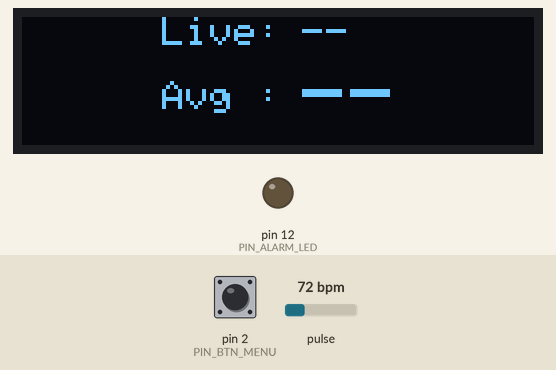
Bench run of a sketch on a simulated Arduino Uno, built with avr-gcc and run on an emulated ATmega328P. On the bench: 128×32 one-colour display, output pins drawn as LEDs (lit = HIGH). The inputs (shaded band) are chosen by the test bench; at power-on: pin 2 (PIN_BTN_MENU) HIGH, pulse 72 bpm. What the sketch prints to the serial monitor is not drawn.

Above: at 2.5 s.
2.6 s: pin 2 (PIN_BTN_MENU) pulled LOW for 0.15 s
At 4.4 s:
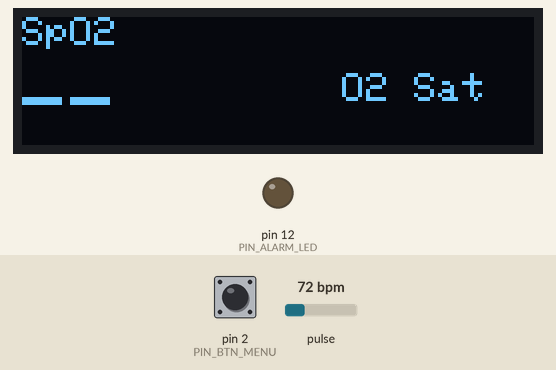
5.7 s: pin 2 (PIN_BTN_MENU) pulled LOW for 1 s
At 7.3 s:
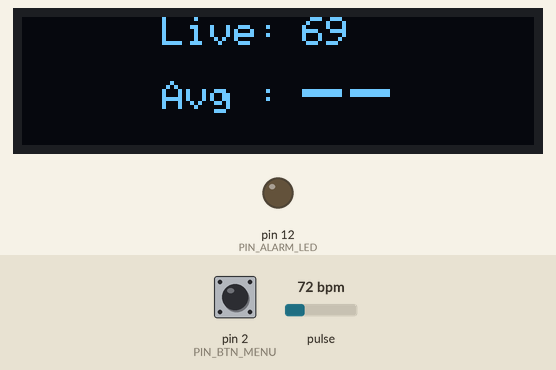
9.5 s: pin 2 (PIN_BTN_MENU) pulled LOW for 0.15 s
At 11.2 s:
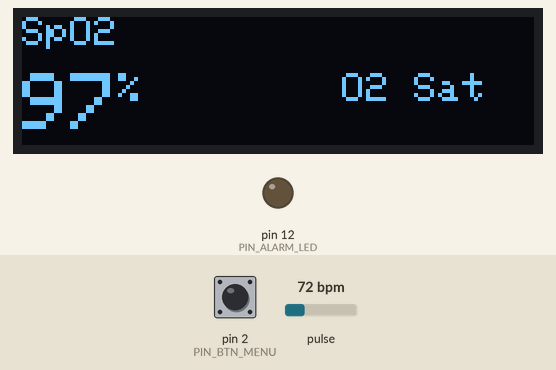
11.8 s: pulse set to 130 bpm
At 13.3 s:
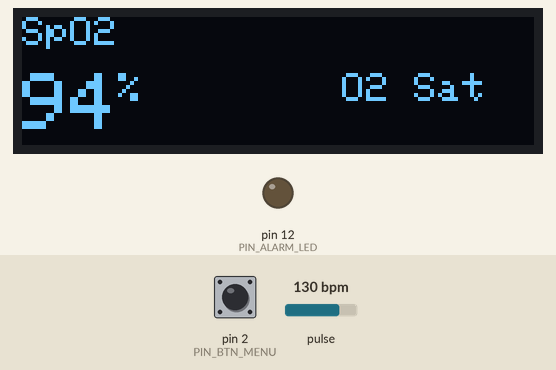
14.8 s: pin 2 (PIN_BTN_MENU) pulled LOW for 3.2 s
At 17.5 s:
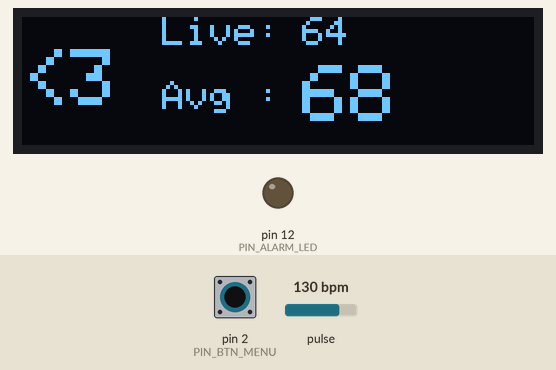
21.0 s: pin 2 (PIN_BTN_MENU) pulled LOW for 0.15 s
At 21.7 s:
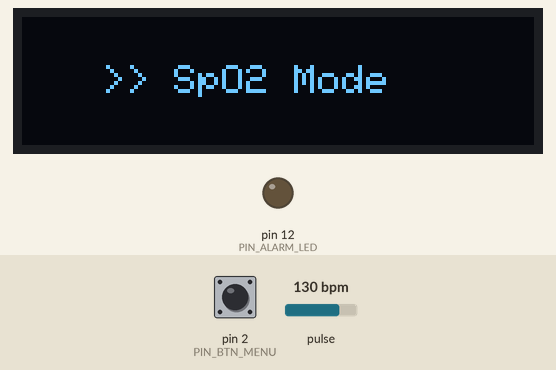
Timing chart, 0 to 24.0 s (numbered marks = the images above; inputs shaded):
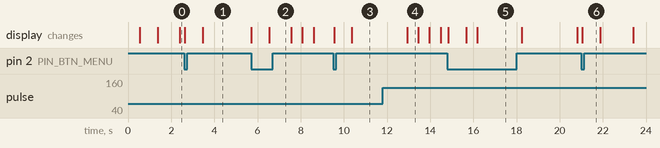

The sketch:

Spo2-c.ino
```cpp
/*
 * Heart Rate & SpO2 Monitor
 * Hardware: Elegoo Uno R3 + MAX30105 + SSD1306 OLED
 *
 * Pin assignments (from PCB schematic):
 *   D2  → Menu button  (cycles between HR and SpO2 mode)
 *   D3  → Up button    (reserved / future use)
 *   D4  → Down button  (reserved / future use)
 *   D12 → Alarm LED    (flashes when no finger on sensor)
 *   SDA/SCL → MAX30105 + SSD1306 on I2C bus
 *
 * Modes:
 *   MODE 0 = Heart Rate (BPM)
 *   MODE 1 = Blood Oxygen (SpO2 %)
 *
 * Button D2 cycles between modes.
 * LED on D12 flashes at 1Hz when no finger is detected, stays OFF when finger is on.
 */

#include <Wire.h>
#include <Adafruit_GFX.h>
#include <Adafruit_SSD1306.h>
#include "MAX30105.h"

// ─── Display ──────────────────────────────────────────────────────────────────
#define SCREEN_WIDTH    128
#define SCREEN_HEIGHT    32
#define OLED_RESET       -1
#define SCREEN_ADDRESS 0x3C
Adafruit_SSD1306 display(SCREEN_WIDTH, SCREEN_HEIGHT, &Wire, OLED_RESET);

// ─── Sensor ───────────────────────────────────────────────────────────────────
MAX30105 particleSensor;

// ─── Pin definitions (from Gerber schematic) ──────────────────────────────────
#define PIN_BTN_MENU  2    // Menu button  → cycles mode
#define PIN_BTN_UP    3    // Up button    → reserved
#define PIN_BTN_DOWN  4    // Down button  → reserved
#define PIN_ALARM_LED 12   // Alarm LED    → flashes when no finger

// ─── Mode ─────────────────────────────────────────────────────────────────────
#define MODE_HR   0
#define MODE_SPO2 1
int currentMode = MODE_HR;

// ─── Button debounce ──────────────────────────────────────────────────────────
bool     lastMenuState     = HIGH;
unsigned long lastMenuTime = 0;
#define DEBOUNCE_MS 50

// ─── LED flash state ──────────────────────────────────────────────────────────
unsigned long lastLedToggle = 0;
bool          ledState       = false;
#define LED_FLASH_INTERVAL 500

// ─── Heart rate detection ─────────────────────────────────────────────────────
const byte RATE_SIZE = 4;
byte       rates[RATE_SIZE];
byte       rateSpot        = 0;
long       lastBeat        = 0;
float      beatsPerMinute  = 0;
int        beatAvg         = 0;
int        displayBPM      = 0;
bool       beatDetected    = false;
bool       firstBeatSkipped = false;

// ─── IR signal buffers ────────────────────────────────────────────────────────
long irValueBuffer[10];
byte bufferIndex = 0;
long irMin = 999999;
long irMax = 0;

// ─── SpO2 calculation buffers ─────────────────────────────────────────────────
const byte SPO2_BUF_SIZE = 9;
long  redBuffer[10];
long  irBuffer_spo2[10];
byte  spo2BufIndex   = 0;
int   displaySpO2    = 0;
float spo2Readings[SPO2_BUF_SIZE];
byte  spo2ReadIndex  = 0;
byte  spo2Count      = 0;

// ─── Finger detection state ───────────────────────────────────────────────────
bool          fingerCurrentlyOn  = false;
unsigned long fingerPlacedTime   = 0;

// ─── Display refresh throttle ─────────────────────────────────────────────────
unsigned long lastDisplayUpdate = 0;
#define DISPLAY_REFRESH_MS 500


void setup() {
  Serial.begin(9600);
  delay(500);
  Serial.println("=== Heart Monitor Starting ===");

  pinMode(PIN_BTN_MENU, INPUT);
  pinMode(PIN_BTN_UP,   INPUT);
  pinMode(PIN_BTN_DOWN, INPUT);

  pinMode(PIN_ALARM_LED, OUTPUT);
  digitalWrite(PIN_ALARM_LED, LOW);

  if (!display.begin(SSD1306_SWITCHCAPVCC, SCREEN_ADDRESS)) {
    Serial.println("ERROR: Display failed!");
    for (;;);
  }
  Serial.println("Display OK");

  if (!particleSensor.begin(Wire, I2C_SPEED_FAST)) {
    Serial.println("ERROR: Sensor failed!");
    while (1);
  }
  Serial.println("Sensor OK");

  particleSensor.setup();
  particleSensor.setPulseAmplitudeRed(0x3F);
  particleSensor.setPulseAmplitudeIR(0x3F);

  for (int i = 0; i < 10;           i++) { irValueBuffer[i] = 0; redBuffer[i] = 0; irBuffer_spo2[i] = 0; }
  for (int i = 0; i < RATE_SIZE;    i++)   rates[i] = 0;
  for (int i = 0; i < SPO2_BUF_SIZE; i++) spo2Readings[i] = 0;

  Serial.println("=== Ready — press finger LIGHTLY ===");
  showModeSplash();
}


void loop() {
  handleMenuButton();

  long irValue  = particleSensor.getIR();
  long redValue = particleSensor.getRed();

  if (irValue > 50000 && !fingerCurrentlyOn) {
    fingerCurrentlyOn = true;
    fingerPlacedTime  = millis();
    lastBeat          = millis();

    beatAvg = 0; rateSpot = 0; displayBPM = 0;
    beatDetected = false; firstBeatSkipped = false;
    for (int i = 0; i < RATE_SIZE; i++) rates[i] = 0;

    displaySpO2 = 0; spo2ReadIndex = 0; spo2Count = 0;
    for (int i = 0; i < SPO2_BUF_SIZE; i++) spo2Readings[i] = 0;

    digitalWrite(PIN_ALARM_LED, LOW);
    ledState = false;
    Serial.println(">>> Finger placed");

  } else if (irValue < 50000 && fingerCurrentlyOn) {
    fingerCurrentlyOn = false;
    Serial.println(">>> Finger removed");
  }

  if (!fingerCurrentlyOn) {
    if (millis() - lastLedToggle >= LED_FLASH_INTERVAL) {
      lastLedToggle = millis();
      ledState = !ledState;
      digitalWrite(PIN_ALARM_LED, ledState ? HIGH : LOW);
    }
  }

  irValueBuffer[bufferIndex] = irValue;
  redBuffer[bufferIndex]     = redValue;
  irBuffer_spo2[bufferIndex] = irValue;
  bufferIndex = (bufferIndex + 1) % 10;

  irMin = 999999; irMax = 0;
  for (int i = 0; i < 10; i++) {
    if (irValueBuffer[i] < irMin) irMin = irValueBuffer[i];
    if (irValueBuffer[i] > irMax) irMax = irValueBuffer[i];
  }

  long range     = irMax - irMin;
  long threshold = irMin + (range * 0.50);

  if (fingerCurrentlyOn && range > 400) {
    if (irValue > threshold && !beatDetected && (millis() - lastBeat > 400)) {
      beatDetected = true;
      long delta = millis() - lastBeat;
      lastBeat   = millis();

      if (!firstBeatSkipped) {
        firstBeatSkipped = true;
        Serial.println("FIRST BEAT — skipped (calibrating)");
      } else {
        beatsPerMinute = 60000.0 / delta;
        if (beatsPerMinute >= 50 && beatsPerMinute <= 120) {
          displayBPM = (int)beatsPerMinute;
          rates[rateSpot++] = (byte)beatsPerMinute;
          rateSpot %= RATE_SIZE;
          int validCount = 0; beatAvg = 0;
          for (byte x = 0; x < RATE_SIZE; x++) {
            if (rates[x] > 0) { beatAvg += rates[x]; validCount++; }
          }
          if (validCount > 0) beatAvg /= validCount;
          Serial.print("BEAT! BPM="); Serial.print(beatsPerMinute, 1);
          Serial.print(" Avg="); Serial.println(beatAvg);
        }
      }
    }
    if (irValue < (threshold - (range * 0.15))) beatDetected = false;
  }

  if (fingerCurrentlyOn) {
    long redWinMin = 999999, redWinMax = 0;
    long irWinMin  = 999999, irWinMax  = 0;
    for (int i = 0; i < 10; i++) {
      if (redBuffer[i] > 0) {
        if (redBuffer[i] < redWinMin) redWinMin = redBuffer[i];
        if (redBuffer[i] > redWinMax) redWinMax = redBuffer[i];
      }
      if (irBuffer_spo2[i] > 0) {
        if (irBuffer_spo2[i] < irWinMin) irWinMin = irBuffer_spo2[i];
        if (irBuffer_spo2[i] > irWinMax) irWinMax = irBuffer_spo2[i];
      }
    }

    float redAC = redWinMax - redWinMin;
    float irAC  = irWinMax  - irWinMin;
    float redDC = (redWinMax + redWinMin) / 2.0;
    float irDC  = (irWinMax  + irWinMin)  / 2.0;

    if (redDC > 0 && irDC > 0 && irAC > 0 && redAC > 0) {
      float R = (redAC / redDC) / (irAC / irDC);
      float spo2Val = -45.060 * R * R + 30.354 * R + 94.845;
      if (spo2Val > 100.0) spo2Val = 100.0;
      if (spo2Val < 70.0)  spo2Val = 70.0;

      spo2Readings[spo2ReadIndex] = spo2Val;
      spo2ReadIndex = (spo2ReadIndex + 1) % SPO2_BUF_SIZE;
      if (spo2Count < SPO2_BUF_SIZE) spo2Count++;

      float sum = 0;
      for (int i = 0; i < spo2Count; i++) sum += spo2Readings[i];
      displaySpO2 = (int)(sum / spo2Count);
    }
  }

  if (millis() - lastDisplayUpdate >= DISPLAY_REFRESH_MS) {
    lastDisplayUpdate = millis();
    updateDisplay(irValue);
  }

  delay(20);
}


void handleMenuButton() {
  bool menuState = digitalRead(PIN_BTN_MENU);
  if (menuState == LOW && lastMenuState == HIGH &&
      (millis() - lastMenuTime > DEBOUNCE_MS)) {
    lastMenuTime = millis();
    currentMode = (currentMode == MODE_HR) ? MODE_SPO2 : MODE_HR;
    Serial.print("Mode changed → ");
    Serial.println(currentMode == MODE_HR ? "HEART RATE" : "SpO2");
    showModeSplash();
  }
  lastMenuState = menuState;
}


void showModeSplash() {
  display.clearDisplay();
  display.setTextColor(WHITE);
  display.setTextSize(1);
  display.setCursor(20, 12);
  display.print(currentMode == MODE_HR ? ">> Heart Rate Mode" : ">> SpO2 Mode");
  display.display();
  delay(800);
}


void updateDisplay(long irValue) {
  display.clearDisplay();
  display.setTextColor(WHITE);

  if (irValue > 50000) {
    unsigned long timeOn = millis() - fingerPlacedTime;

    if (currentMode == MODE_HR) {
      if (millis() - lastBeat < 200) {
        display.setTextSize(2);
        display.setCursor(0, 8);
        display.print("<3");
      }
      display.setTextSize(1);
      display.setCursor(35, 0);  display.print("Live:");
      display.setCursor(70, 0);
      if (displayBPM > 0) display.print(displayBPM);
      else                display.print("--");
      display.setCursor(35, 16); display.print("Avg :");
      display.setTextSize(2);
      display.setCursor(70, 12);
      if (timeOn >= 8000 && beatAvg > 0) display.print(beatAvg);
      else                                display.print("--");

    } else {
      display.setTextSize(1);
      display.setCursor(0, 0);   display.print("SpO2");
      display.setTextSize(2);
      display.setCursor(0, 14);
      if (timeOn >= 5000 && displaySpO2 > 0) {
        display.print(displaySpO2);
        display.setTextSize(1); display.print("%");
      } else {
        display.print("--");
      }
      display.setTextSize(1);
      display.setCursor(80, 14); display.print("O2 Sat");
    }

  } else {
    display.setTextSize(1);
    display.setCursor(15, 4);  display.print("Place Finger");
    display.setCursor(15, 20);
    display.print(currentMode == MODE_HR ? "[Heart Rate]" : "[SpO2]");
  }

  display.display();
}
```

Measured:
- after the input at 2.6 s, the display: first changes at once (image 1 shows a later state)
- after the input at 5.7 s, the display: first changes at once (image 2 shows a later state)
- after the input at 9.5 s, the display: first changes at once (image 3 shows a later state)
- after the input at 11.8 s, the display: changes after 1.1 s (image 4)
- after the input at 14.8 s, the display: first changes after 0.05 s (image 5 shows a later state)
- after the input at 21.0 s, the display: changes after 0.05 s (image 6)
- what the display in image 4 shows lasts 0.6 s, from 12.9 s to 13.5 s
